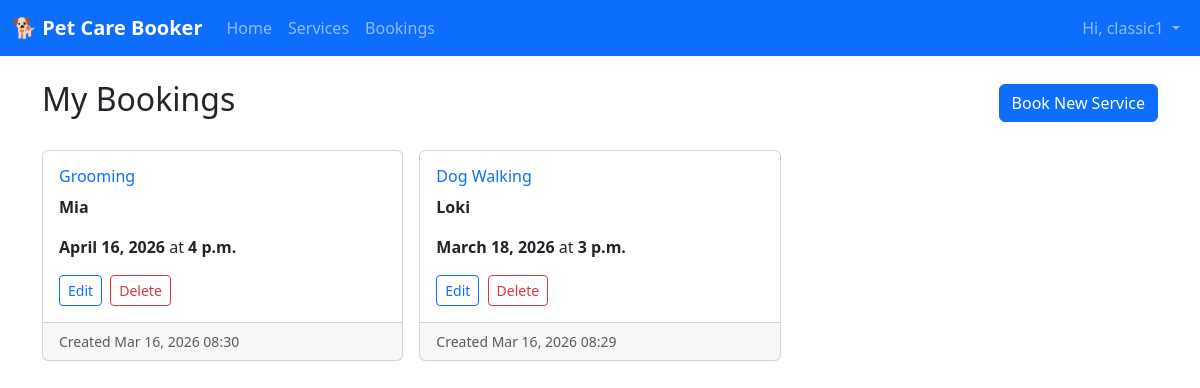
The page /accounts/bookings/ (signed in) on the database its author committed.
### accounts/models.py (models this page shows, shortened)
class Booking(models.Model):
    SERVICE_CHOICES = [
        ('dog_walking', 'Dog Walking'),
        ('grooming', 'Grooming'),
        ('boarding', 'Boarding'),
    ]
    user = models.ForeignKey(User, on_delete=models.CASCADE)
    service = models.CharField(max_length=20, choices=SERVICE_CHOICES)
    pet_name = models.CharField(max_length=100)
    date = models.DateField()
    time = models.TimeField()
    notes = models.TextField(blank=True)
    created = models.DateTimeField(auto_now_add=True)

### accounts/views.py (the view)
# urls.py: path("bookings/", UserBookingsView.as_view(), name="bookings"),
class UserBookingsView(LoginRequiredMixin, ListView):
    model = Booking
    template_name = "accounts/bookings.html"
    context_object_name = "bookings"
    paginate_by = 10
    login_url = "login"
    redirect_field_name = "next"
    def get_queryset(self):
        return Booking.objects.filter(user=self.request.user).order_by("-created")
    def get_context_data(self, **kwargs):
        context = super().get_context_data(**kwargs)
        context["user"] = self.request.user
        return context

### accounts/templates/accounts/bookings.html (shortened to what this page needs)
{% extends 'accounts/base.html' %}
{% block content %}
<div class="row">
  <div class="col-md-12">
    <div class="d-flex justify-content-between align-items-center mb-4">
      <h2>My Bookings</h2>
      <a href="{% url 'book' %}" class="btn btn-primary">Book New Service</a>
    </div>
    {% if bookings %}
      <div class="row g-3">
        {% for booking in bookings %}
          <div class="col-md-6 col-lg-4">
            <div class="card h-100">
              <div class="card-body">
                <h6 class="card-title text-primary">{{ booking.get_service_display }}</h6>
                <p class="fw-bold">{{ booking.pet_name }}</p>
                <p class="mb-1"><strong>{{ booking.date }}</strong> at <strong>{{ booking.time }}</strong></p>
                <div class="mt-3">
                  <a href="{% url 'booking_update' booking.pk %}" class="btn btn-sm btn-outline-primary me-1">Edit</a>
                  <a href="{% url 'booking_delete' booking.pk %}" class="btn btn-sm btn-outline-danger">Delete</a>
                </div>
              </div>
              <div class="card-footer text-muted small">
                Created {{ booking.created|date:"M d, Y H:i" }}
              </div>
            </div>
          </div>
        {% endfor %}
      </div>
    {% else %}
      <div class="text-center py-5">
        <p class="lead text-muted">No bookings yet.</p>
        <a href="{% url 'book' %}" class="btn btn-primary btn-lg">Book your first service</a>
      </div>
    {% endif %}
  </div>
</div>
{% endblock %}

### accounts/templates/accounts/base.html (shortened to what this page needs)
<!DOCTYPE html>
<html lang="en">
<head>
  <link href="https://cdn.jsdelivr.net/npm/bootstrap@5.3.3/dist/css/bootstrap.min.css" rel="stylesheet">
</head>
<body>
  <nav class="navbar navbar-expand-lg navbar-dark bg-primary">
    <div class="container-fluid">
      <a class="navbar-brand fw-bold" href="/">🐕 Pet Care Booker</a>
      <div class="collapse navbar-collapse" id="navbarNav">
        <ul class="navbar-nav me-auto">
          <li class="nav-item">
            <a class="nav-link" href="/">Home</a>
          </li>
          <li class="nav-item">
            <a class="nav-link" href="{% url 'services' %}">Services</a>
          </li>
          <li class="nav-item">
            <a class="nav-link" href="{% url 'bookings' %}">Bookings</a>
          </li>
        </ul>
        <ul class="navbar-nav">
          {% if user.is_authenticated %}
            <li class="nav-item dropdown">
              <a class="nav-link dropdown-toggle" href="#" role="button" data-bs-toggle="dropdown" aria-expanded="false">
                Hi, {{ user.username }}
              </a>
            </li>
          {% endif %}
        </ul>
      </div>
    </div>
  </nav>
  <main class="container mt-4">
    {% block content %}{% endblock %}
  </main>
</body>
</html>

### rows shown on the page
Booking: service "Grooming", pet_name "Mia", date "April 16, 2026", time "4 p.m.", created "Mar 16, 2026 08:30"
Booking: service "Dog Walking", pet_name "Loki", date "March 18, 2026", time "3 p.m.", created "Mar 16, 2026 08:29"

### other values the page prints
{{ user.username }} "classic1"
